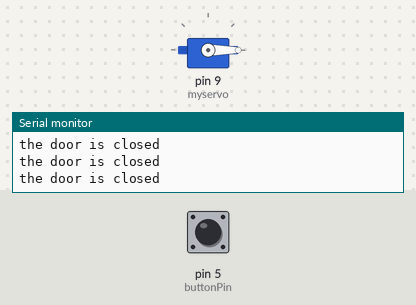
Bench run of a sketch on a simulated Arduino Uno, built with avr-gcc and run on an emulated ATmega328P. On the bench: servo, the last lines printed to the serial monitor. The inputs (shaded band) are chosen by the test bench; at power-on: pin 5 (buttonPin) LOW.

Above: at 1.2 s.
1.3 s: pin 5 (buttonPin) pulled HIGH for 0.15 s
At 1.4 s:
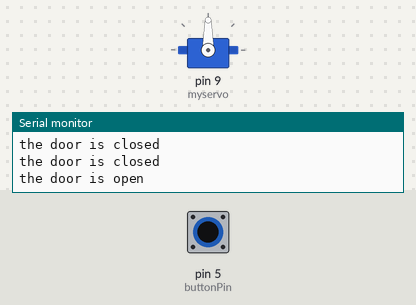
3.0 s: pin 5 (buttonPin) pulled HIGH for 3.2 s
At 7.0 s:
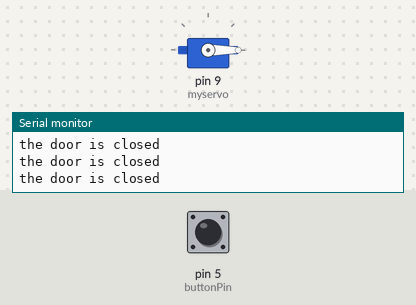
Timing chart, 0 to 8.5 s (numbered marks = the images above; inputs shaded):
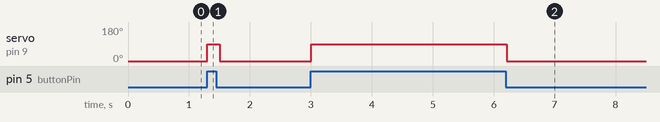

Measured:
- after the input at 1.3 s, servo on pin 9 (myservo): 0° → 90° at once, → 0° 0.20 s later
- after the input at 3.0 s, servo on pin 9 (myservo): 0° → 90° at once, → 0° 3.2 s later

The sketch:

servor_v_button.ino
```cpp
#include <Servo.h>

int buttonState = 0;
int buttonPin = 5;
Servo myservo;
int state = 0;


void setup() {
  // put your setup code here, to run once:
Serial.begin(9600);
myservo.attach(9);
pinMode(buttonPin,INPUT);
Serial.println("press button to open the door");


}

void loop() {
 buttonState = digitalRead(buttonPin);

if ( buttonState == HIGH){
Serial.println("the door is open");

myservo.write(90);
delay(100);
}
else
{
 myservo.write(0);
 Serial.println("the door is closed");
 delay(100);
}

}
```
